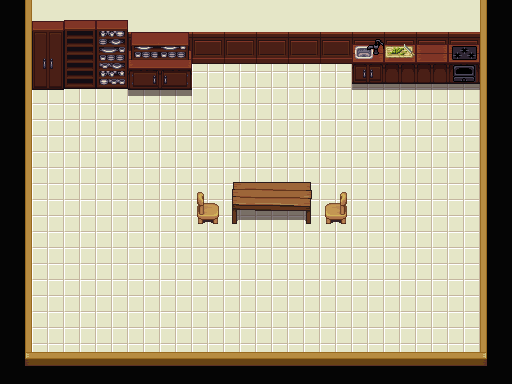

A level layout from a 2D game, rendered from its tile map. Below: a short description, then the map file with its tile-grid data intact:
An orthogonal 16x12 tile map with 32x32 px tiles, 3 tile layers (Tile Layer 1, Tile Layer 2, 3).

<map version="1.0" tiledversion="2017.11.22" orientation="orthogonal" renderorder="right-down" width="16" height="12" tilewidth="32" tileheight="32" infinite="0" nextobjectid="1">
 <tileset firstgid="1" source="Interior1.tsx" />
 <layer name="Tile Layer 1" width="16" height="12">
  <data encoding="csv">
969,822,822,822,822,822,822,822,822,822,822,822,822,822,822,967,
969,874,874,874,874,874,874,874,874,874,874,874,874,874,874,967,
969,795,795,795,795,795,795,795,795,795,795,795,795,795,795,967,
969,795,795,795,795,795,795,795,795,795,795,795,795,795,795,967,
969,795,795,795,795,795,795,795,795,795,795,795,795,795,795,967,
969,795,795,795,795,795,795,795,795,795,795,795,795,795,795,967,
969,795,795,795,795,795,795,795,795,795,795,795,795,795,795,967,
969,795,795,795,795,795,795,795,795,795,795,795,795,795,795,967,
969,795,795,795,795,795,795,795,795,795,795,795,795,795,795,967,
969,795,795,795,795,795,795,795,795,795,795,795,795,795,795,967,
969,795,795,795,795,795,795,795,795,795,795,795,795,795,795,967,
966,936,936,936,936,936,936,936,936,936,936,936,936,936,936,965
</data>
 </layer>
 <layer name="Tile Layer 2" width="16" height="12">
  <data encoding="csv">
0,460,554,557,0,0,0,0,0,0,0,0,0,0,0,0,
0,492,586,589,558,559,0,0,0,0,0,123,124,124,125,0,
0,524,618,621,590,591,0,0,0,0,0,155,156,156,157,0,
0,0,0,0,0,0,0,0,0,0,0,0,0,0,0,0,
0,0,0,0,0,0,0,0,0,0,0,0,0,0,0,0,
0,0,0,0,0,0,0,443,444,445,0,0,0,0,0,0,
0,0,0,0,0,0,0,475,476,477,0,0,0,0,0,0,
0,0,0,0,0,0,0,0,0,0,0,0,0,0,0,0,
0,0,0,0,0,0,0,0,0,0,0,0,0,0,0,0,
0,0,0,0,0,0,0,0,0,0,0,0,0,0,0,0,
0,0,0,0,0,0,0,0,0,0,0,0,0,0,0,0,
0,0,0,0,0,0,0,0,0,0,0,0,0,0,0,0
</data>
 </layer>
 <layer name="3" width="16" height="12">
  <data encoding="csv">
0,0,0,0,0,0,0,0,0,0,0,0,0,0,0,0,
0,0,0,0,0,0,0,0,0,0,0,0,187,0,0,0,
0,0,0,0,0,0,0,0,0,0,0,0,0,0,0,0,
0,0,0,0,0,0,0,0,0,0,0,0,0,0,0,0,
0,0,0,0,0,0,0,0,0,0,0,0,0,0,0,0,
0,0,0,0,0,0,0,0,0,0,0,0,0,0,0,0,
0,0,0,0,0,0,625,0,0,0,626,0,0,0,0,0,
0,0,0,0,0,0,0,0,0,0,0,0,0,0,0,0,
0,0,0,0,0,0,0,0,0,0,0,0,0,0,0,0,
0,0,0,0,0,0,0,0,0,0,0,0,0,0,0,0,
0,0,0,0,0,0,0,0,0,0,0,0,0,0,0,0,
0,0,0,0,0,0,0,0,0,0,0,0,0,0,0,0
</data>
 </layer>
</map>
